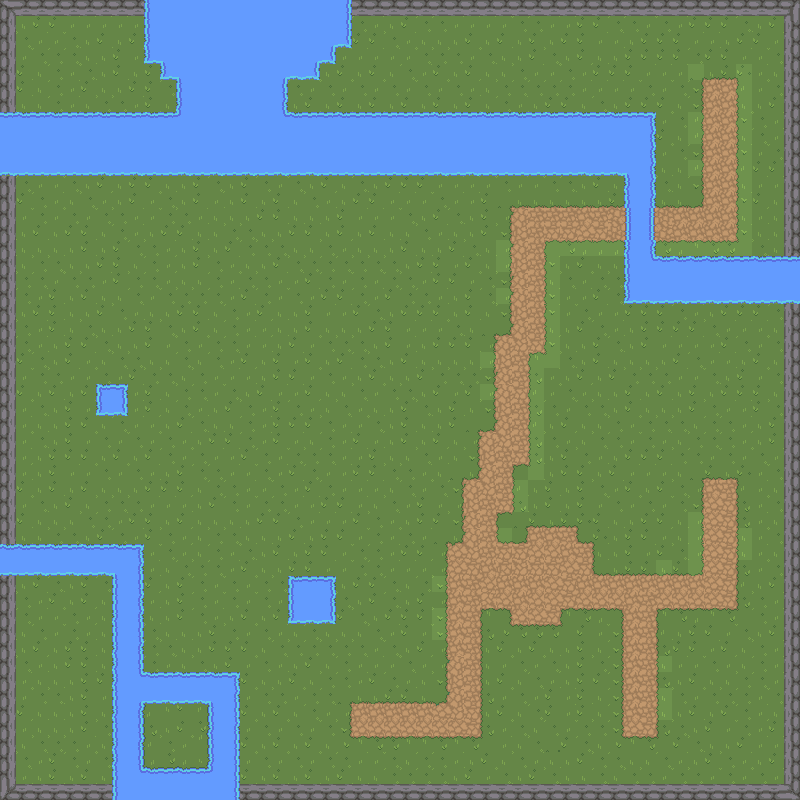

The image is a tile-based game level rendered from a .tmx file. Its description and source (layers, tilesets, objects; grid data summarised) follow:
An orthogonal 50x50 tile map with 16x16 px tiles, 5 tile layers (background, walls, water, pass, ...), 2 tilesets and 19 objects (13x water_collision, 4x border_collision, player, collision).

<map version="1.10" tiledversion="1.10.0" orientation="orthogonal" renderorder="right-down" width="50" height="50" tilewidth="16" tileheight="16" infinite="0" nextlayerid="9" nextobjectid="41">
 <tileset firstgid="1" source="automne.tsx" />
 <tileset firstgid="541" source="classique.tsx" />
 <layer id="1" name="background" width="50" height="50" opacity="0.92">
  <data>[2500 cells, 2498 non-empty, 45 distinct tile ids]</data>
 </layer>
 <layer id="2" name="walls" width="50" height="50">
  <data>[2500 cells, 194 non-empty, 8 distinct tile ids]</data>
 </layer>
 <layer id="3" name="water" width="50" height="50">
  <data>[2500 cells, 373 non-empty, 32 distinct tile ids]</data>
 </layer>
 <layer id="4" name="pass" width="50" height="50">
  <data>[2500 cells, 261 non-empty, 40 distinct tile ids]</data>
 </layer>
 <objectgroup id="6" name="Objects">
  <object id="7" name="player" x="518" y="564">
   <point />
  </object>
  <object id="10" type="border_collision" x="0" y="-1" width="800" height="16" />
  <object id="11" type="border_collision" x="0" y="13" width="15" height="789" />
  <object id="13" type="border_collision" x="13" y="785" width="789" height="15" />
  <object id="14" type="border_collision" x="784" y="0" width="16" height="799" />
  <object id="17" type="water_collision" x="0" y="115" width="640" height="59.5" />
  <object id="19" type="water_collision" x="145" y="15" width="189" height="47" />
  <object id="20" type="collision" x="333" y="16" width="17" height="31" />
  <object id="21" type="water_collision" x="160.5" y="57" width="158" height="22.5" />
  <object id="22" type="water_collision" x="176" y="79.5" width="110.5" height="35.5" />
  <object id="23" type="water_collision" x="97" y="384" width="30.5" height="31.5" />
  <object id="24" type="water_collision" x="625" y="115.5" width="29.5" height="186.5" />
  <object id="29" type="water_collision" x="625" y="259" width="159" height="43.5" />
  <object id="30" type="water_collision" x="288.5" y="576" width="46" height="47" />
  <object id="32" type="water_collision" x="9.5" y="547.5" width="133" height="27" />
  <object id="35" type="water_collision" x="113.5" y="566" width="28.5" height="218.5" />
  <object id="37" type="water_collision" x="139" y="674.5" width="99.5" height="28" />
  <object id="38" type="water_collision" x="208" y="700" width="30.5" height="87" />
  <object id="40" type="water_collision" x="142" y="770.5" width="67.5" height="18" />
 </objectgroup>
 <layer id="8" name="house" width="50" height="50">
  <data>[2500 cells, 0 non-empty, 0 distinct tile ids]</data>
 </layer>
</map>
